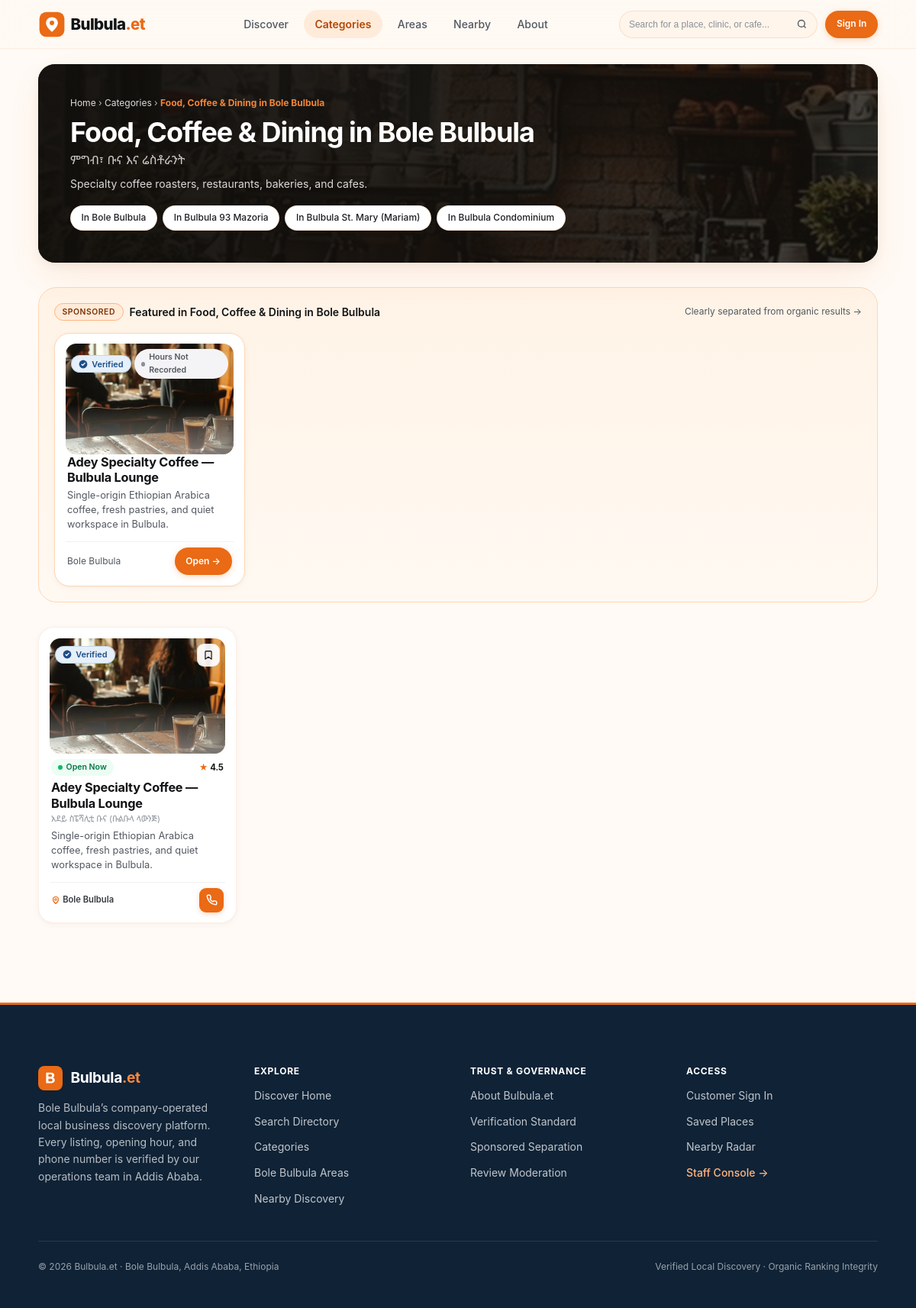
Page /c/food-coffee on the committed database.
### tables this page shows
CREATE TABLE areas (
    id                  INTEGER PRIMARY KEY AUTOINCREMENT,
    slug                TEXT NOT NULL UNIQUE,
    name_en             TEXT NOT NULL,
    name_am             TEXT NULL,
    sub_city_en         TEXT NOT NULL,
    sub_city_am         TEXT NULL,
    center_latitude     REAL NULL,
    center_longitude    REAL NULL,
    is_launch_area      INTEGER NOT NULL DEFAULT 0,
    is_active           INTEGER NOT NULL DEFAULT 1,
    display_order       INTEGER NOT NULL DEFAULT 0,
    created_at          DATETIME NOT NULL DEFAULT CURRENT_TIMESTAMP,
    updated_at          DATETIME NOT NULL DEFAULT CURRENT_TIMESTAMP
);

CREATE TABLE sponsorship_campaigns (
    id                      INTEGER PRIMARY KEY AUTOINCREMENT,
    campaign_code           TEXT NOT NULL UNIQUE,
    business_id             INTEGER NOT NULL REFERENCES businesses(id),
    branch_id               INTEGER NOT NULL REFERENCES branches(id),
    placement_format        TEXT NOT NULL,
    target_category_id      INTEGER NULL,
    target_area_id          INTEGER NULL,
    package_name            TEXT NOT NULL,
    agreed_price_etb        REAL NOT NULL,
    starts_at               DATETIME NOT NULL,
    ends_at                 DATETIME NOT NULL,
    status                  TEXT NOT NULL DEFAULT 'DRAFT',
    created_by_staff_id     INTEGER NOT NULL,
    approved_by_admin_id    INTEGER NULL,
    approved_at             DATETIME NULL,
    terminated_by_admin_id  INTEGER NULL,
    terminated_at           DATETIME NULL,
    termination_reason      TEXT NULL,
    created_at              DATETIME NOT NULL DEFAULT CURRENT_TIMESTAMP
);

CREATE TABLE branches (
    id                          INTEGER PRIMARY KEY AUTOINCREMENT,
    business_id                 INTEGER NOT NULL REFERENCES businesses(id),
    active_permission_id        INTEGER NULL REFERENCES business_permissions(id),
    branch_slug                 TEXT NOT NULL UNIQUE,
    branch_name_en              TEXT NOT NULL,
    branch_name_am              TEXT NULL,
    is_primary_branch           INTEGER NOT NULL DEFAULT 1,
    area_id                     INTEGER NOT NULL REFERENCES areas(id),
    sub_city_en                 TEXT NOT NULL,
    address_line_en             TEXT NOT NULL,
    landmark_notes_en           TEXT NULL,
    latitude                    REAL NULL,
    longitude                   REAL NULL,
    phone_primary               TEXT NULL,
    phone_secondary             TEXT NULL,
    branch_email                TEXT NULL,
    opening_hours_status        TEXT NOT NULL DEFAULT 'UNKNOWN',
    opening_hours_json          TEXT NULL,
    services_products_json      TEXT NULL,
    publication_status          TEXT NOT NULL DEFAULT 'DRAFT',
    is_verified                 INTEGER NOT NULL DEFAULT 0,
    last_verified_at            DATETIME NULL,
    last_verified_by_staff_id   INTEGER NULL,
    published_at                DATETIME NULL,
    published_rating_avg        REAL NULL,
    published_review_count      INTEGER NOT NULL DEFAULT 0,
    created_by_staff_id         INTEGER NOT NULL,
    updated_at                  DATETIME NOT NULL DEFAULT CURRENT_TIMESTAMP,
    created_at                  DATETIME NOT NULL DEFAULT CURRENT_TIMESTAMP
);

CREATE TABLE businesses (
    id                      INTEGER PRIMARY KEY AUTOINCREMENT,
    slug                    TEXT NOT NULL UNIQUE,
    name_en                 TEXT NOT NULL,
    name_am                 TEXT NULL,
    primary_category_id     INTEGER NOT NULL REFERENCES categories(id),
    brand_summary_en        TEXT NULL,
    brand_description_en    TEXT NULL,
    website_url             TEXT NULL,
    lifecycle_status        TEXT NOT NULL DEFAULT 'PROSPECT',
    created_by_staff_id     INTEGER NOT NULL REFERENCES staff_users(id),
    updated_by_staff_id     INTEGER NULL,
    created_at              DATETIME NOT NULL DEFAULT CURRENT_TIMESTAMP,
    updated_at              DATETIME NOT NULL DEFAULT CURRENT_TIMESTAMP
);

### src/Views/components/sponsored-slot.php (the view, shortened to what the rows shown need)
<?php
$items = $sponsoredItems ?? [];
?>
<section class="b-sponsored-zone" aria-label="Sponsored placement">
  <div class="b-grid b-grid--branches">
    <?php foreach ($items as $sp): ?>
      <?php
        $url = '/b/' . ($sp['business_slug'] ?? '') . '/' . ($sp['branch_slug'] ?? '');
        $actionEndpoint = $url . '/act';
        $coverImg = View::branchImage($sp);
      ?>
      <article class="b-card" style="border-color: var(--orange-200); background: #FFFFFF;">
        <div>
          <a href="<?= View::e($url) ?>"
             class="b-card__media"
             style="display: block;"
             data-branch-action="website"
             data-campaign-id="<?= (int) ($sp['campaign_id'] ?? 0) ?>"
             data-action-endpoint="<?= View::e($actionEndpoint) ?>">
            <img src="<?= View::e($coverImg) ?>" alt="<?= View::e($sp['branch_name_en'] ?? $sp['business_name_en'] ?? '') ?>" loading="lazy">
            <div class="b-card__media-badges">
              <?= View::component('trust-badge', ['isVerified' => !empty($sp['is_verified'])]) ?>
              <?php if (!empty($sp['open_now'])): ?>
                <span class="b-status-pill b-status-pill--<?= View::e($sp['open_now']['css_modifier']) ?>">
                  <span class="b-status-pill__dot"></span>
                  <span><?= View::e($sp['open_now']['badge_label']) ?></span>
                </span>
              <?php endif; ?>
            </div>
          </a>
          <div class="b-card__body">
            <h3 class="b-card__title">
              <a href="<?= View::e($url) ?>"
                 data-branch-action="website"
                 data-campaign-id="<?= (int) ($sp['campaign_id'] ?? 0) ?>"
                 data-action-endpoint="<?= View::e($actionEndpoint) ?>">
                <?= View::e($sp['branch_name_en'] ?? $sp['business_name_en'] ?? '') ?>
              </a>
            </h3>
            <p class="b-card__summary"><?= View::e($sp['brand_summary_en'] ?? '') ?></p>
          </div>
        </div>
        <div class="b-card__footer">
          <span style="font-size: var(--text-xs); color: var(--neutral-600);">
            <?= View::e($sp['area_name_en'] ?? 'Bole Bulbula') ?>
          </span>
          <a href="<?= View::e($url) ?>"
             class="b-btn b-btn--primary b-btn--sm"
             data-branch-action="website"
             data-campaign-id="<?= (int) ($sp['campaign_id'] ?? 0) ?>"
             data-action-endpoint="<?= View::e($actionEndpoint) ?>">
            <span>Open &rarr;</span>
          </a>
        </div>
      </article>
    <?php endforeach; ?>
  </div>
</section>

### src/Views/public/category-area.php (shortened to what the rows shown need)
<?php
$category       = $category ?? null;
$area           = $area ?? null;
if (!isset($mode)) {
    if ($area && $category) {
        $mode = 'area_category';
    } elseif ($area) {
        $mode = 'area';
    } else {
        $mode = 'category';
    }
}
$branches       = $branches ?? ($organicResults ?? []);
$sponsoredItems = $sponsoredItems ?? ($sponsoredResults ?? []);
$allAreas       = $allAreas ?? [];
$headingEn = '';
if ($mode === 'category' && $category) {
    $headingEn = $category['name_en'] . ' in Bole Bulbula';
} elseif ($mode === 'area' && $area) {
    $headingEn = $area['name_en'];
    $headingAm = (string) ($area['name_am'] ?? '');
    $subtext   = 'Verified local businesses and services operating in ' . $area['name_en'] . '.';
    $bannerImg = View::areaImage((string) ($area['slug'] ?? ''));
}
?>
<section class="b-section" style="padding: var(--space-5) 0 var(--space-4);">
  <div class="b-container">
    <div style="position: relative; border-radius: 22px; overflow: hidden; padding: clamp(1.5rem, 3.5vw, 2.75rem); background: #141210; color: #FFFFFF; box-shadow: var(--shadow-lg);">
      <div style="position: relative; z-index: 2; max-width: 680px;">
        <h1 style="color: #FFFFFF; font-size: clamp(1.45rem, 3vw, 2.35rem);"><?= View::e($headingEn) ?></h1>
        <div style="display: flex; flex-wrap: wrap; gap: 0.45rem; margin-top: var(--space-4);">
          <?php if ($mode === 'category' && $category): ?>
            <?php foreach ($allAreas as $a): ?>
              <a href="/a/<?= View::e($a['slug']) ?>/<?= View::e($category['slug']) ?>" class="b-chip">
                In <?= View::e($a['name_en']) ?>
              </a>
            <?php endforeach; ?>
          <?php elseif ($mode === 'area_category' && $area && $category): ?>
            <a href="/c/<?= View::e($category['slug']) ?>" class="b-chip">All <?= View::e($category['name_en']) ?></a>
            <a href="/a/<?= View::e($area['slug']) ?>" class="b-chip">All in <?= View::e($area['name_en']) ?></a>
          <?php endif; ?>
        </div>
      </div>
    </div>
  </div>
</section>
<section class="b-section" style="padding-top: var(--space-4);">
  <div class="b-container">
    <?php if (!empty($sponsoredItems)): ?>
      <?= View::component('sponsored-slot', [
          'sponsoredItems' => $sponsoredItems,
          'slotTitle'      => 'Featured in ' . $headingEn,
      ]) ?>
    <?php endif; ?>
    <?php if (empty($branches)): ?>
      <div class="b-card" style="text-align: center; padding: var(--space-10);">
        <h3>No branches listed yet in this slice</h3>
        <p style="margin: var(--space-2) auto var(--space-4);">Explore adjacent Bole Bulbula neighborhoods or browse all categories.</p>
        <a href="/search" class="b-btn b-btn--primary">Browse All Branches</a>
      </div>
    <?php else: ?>
      <div class="b-grid b-grid--branches">
        <?php foreach ($branches as $branch): ?>
          <?= View::component('branch-card', ['branch' => $branch]) ?>
        <?php endforeach; ?>
      </div>
    <?php endif; ?>
  </div>
</section>

### src/Views/components/trust-badge.php (shortened to what the rows shown need)
<?php
$isVerified = !empty($isVerified);
$verifiedAt = $verifiedAt ?? null;
?>
<?php if ($isVerified): ?>
<span class="b-badge b-badge--verified" title="Verified by Bulbula Staff<?= $verifiedAt ? ' on ' . View::e(substr((string) $verifiedAt, 0, 10)) : '' ?>">
  <svg width="12" height="12" viewBox="0 0 20 20" fill="none" aria-hidden="true">
    <circle cx="10" cy="10" r="9" fill="#1D4E89"/>
    <path d="M6.5 10.2L8.8 12.5L13.6 7.5" stroke="#FFFFFF" stroke-width="2" stroke-linecap="round" stroke-linejoin="round"/>
  </svg>
  <span>Verified</span>
</span>
<?php else: ?>
<span class="b-badge" style="background: var(--neutral-100); color: var(--neutral-600);">
  <span>Listed</span>
</span>
<?php endif; ?>

### src/Views/components/branch-card.php (shortened to what the rows shown need)
<?php
$b = $branch ?? [];
$openNow = $b['open_now'] ?? ['state' => 'UNKNOWN', 'badge_label' => 'Hours Not Recorded', 'css_modifier' => 'unknown'];
$isVerified = !empty($b['is_verified']);
$url = $b['canonical_url'] ?? ('/b/' . ($b['business_slug'] ?? '') . '/' . ($b['branch_slug'] ?? ''));
$actionEndpoint = $url . '/act';
$coverImg = View::branchImage($b);
?>
<article class="b-card" data-gsap="card">
  <div>
    <div class="b-card__media">
      <a href="<?= View::e($url) ?>" style="display: block; width: 100%; height: 100%;" aria-label="<?= View::e($b['branch_name_en'] ?? $b['business_name_en'] ?? '') ?>">
        <img src="<?= View::e($coverImg) ?>" alt="<?= View::e($b['branch_name_en'] ?? $b['business_name_en'] ?? '') ?>" loading="lazy">
      </a>
      <div class="b-card__media-badges">
        <div>
          <?= View::component('trust-badge', [
              'isVerified' => $isVerified,
              'verifiedAt' => $b['last_verified_at'] ?? null,
          ]) ?>
        </div>
        <a href="<?= View::e($url) ?>" class="b-card__bookmark" title="Save or View Branch" aria-label="Bookmark <?= View::e($b['branch_name_en'] ?? '') ?>">
          <svg width="14" height="14" viewBox="0 0 24 24" fill="none" stroke="currentColor" stroke-width="2.2" stroke-linecap="round" stroke-linejoin="round">
            <path d="M19 21l-7-5-7 5V5a2 2 0 0 1 2-2h10a2 2 0 0 1 2 2z"/>
          </svg>
        </a>
      </div>
    </div>
    <div class="b-card__body" style="margin-top: 0.45rem;">
      <div class="b-card__meta-top">
        <span class="b-status-pill b-status-pill--<?= View::e($openNow['css_modifier']) ?>">
          <span class="b-status-pill__dot"></span>
          <span><?= View::e($openNow['badge_label']) ?></span>
        </span>
        <?php if (!empty($b['published_review_count']) && (int) $b['published_review_count'] > 0): ?>
          <span class="b-rating b-tabular">
            <span class="b-rating__star">&#9733;</span>
            <span><?= number_format((float) $b['published_rating_avg'], 1) ?></span>
          </span>
        <?php elseif (!empty($b['distance_label'])): ?>
          <span class="b-badge b-badge--orange b-tabular"><?= View::e($b['distance_label']) ?></span>
        <?php endif; ?>
      </div>
      <h3 class="b-card__title">
        <a href="<?= View::e($url) ?>"><?= View::e($b['branch_name_en'] ?? $b['business_name_en'] ?? '') ?></a>
      </h3>
      <?php if (!empty($b['branch_name_am']) || !empty($b['business_name_am'])): ?>
        <div class="b-card__amharic b-lang-am" lang="am">
          <?= View::e($b['branch_name_am'] ?? $b['business_name_am']) ?>
        </div>
      <?php endif; ?>
      <?php if (!empty($b['brand_summary_en'])): ?>
        <p class="b-card__summary"><?= View::e($b['brand_summary_en']) ?></p>
      <?php endif; ?>
    </div>
  </div>
  <div class="b-card__footer">
    <span class="b-card__loc">
      <svg width="12" height="12" viewBox="0 0 24 24" fill="none" stroke="var(--orange-500)" stroke-width="2.3" stroke-linecap="round" stroke-linejoin="round" style="flex-shrink: 0;">
        <path d="M12 21s-7-5.686-7-11a7 7 0 1 1 14 0c0 5.314-7 11-7 11z"/>
        <circle cx="12" cy="10" r="2.5"/>
      </svg>
      <span style="overflow: hidden; text-overflow: ellipsis; white-space: nowrap;">
        <?= View::e($b['area_name_en'] ?? 'Bole Bulbula') ?>
      </span>
    </span>
    <?php if (!empty($b['phone_primary'])): ?>
      <a href="tel:<?= View::e($b['phone_primary']) ?>"
         class="b-card__sq-btn"
         title="Call <?= View::e($b['phone_primary']) ?>"
         aria-label="Call <?= View::e($b['branch_name_en'] ?? '') ?>"
         data-branch-action="call"
         data-action-endpoint="<?= View::e($actionEndpoint) ?>">
      </a>
    <?php endif; ?>
  </div>
</article>

### rows in the picture
areas: name_en "Bole Bulbula"
areas: name_en "Bulbula 93 Mazoria"
areas: name_en "Bulbula St. Mary (Mariam)"
areas: name_en "Bulbula Condominium"
sponsorship_campaigns: badge_label "Hours Not Recorded", branch.branch_name_en "Adey Specialty Coffee — Bulbula Lounge", business.brand_summary_en "Single-origin Ethiopian Arabica coffee, fresh pastries, and quiet workspace in Bulbula.", areas.name_en "Bole Bulbula"
branches: published_rating_avg "4.5", branch_name_en "Adey Specialty Coffee — Bulbula Lounge", branch_name_am "አደይ ስፔሻሊቲ ቡና (ቡልቡላ ላውንጅ)", business.brand_summary_en "Single-origin Ethiopian Arabica coffee, fresh pastries, and quiet workspace in Bulbula.", area.name_en "Bole Bulbula"

### other values in the picture
View::e($headingEn) "Food, Coffee & Dining in Bole Bulbula"
View::e($headingAm) "ምግብ፣ ቡና እና ሬስቶራንት"
View::e($subtext) "Specialty coffee roasters, restaurants, bakeries, and cafes."
View::e($slotTitle) "Featured in Food, Coffee & Dining in Bole Bulbula"
